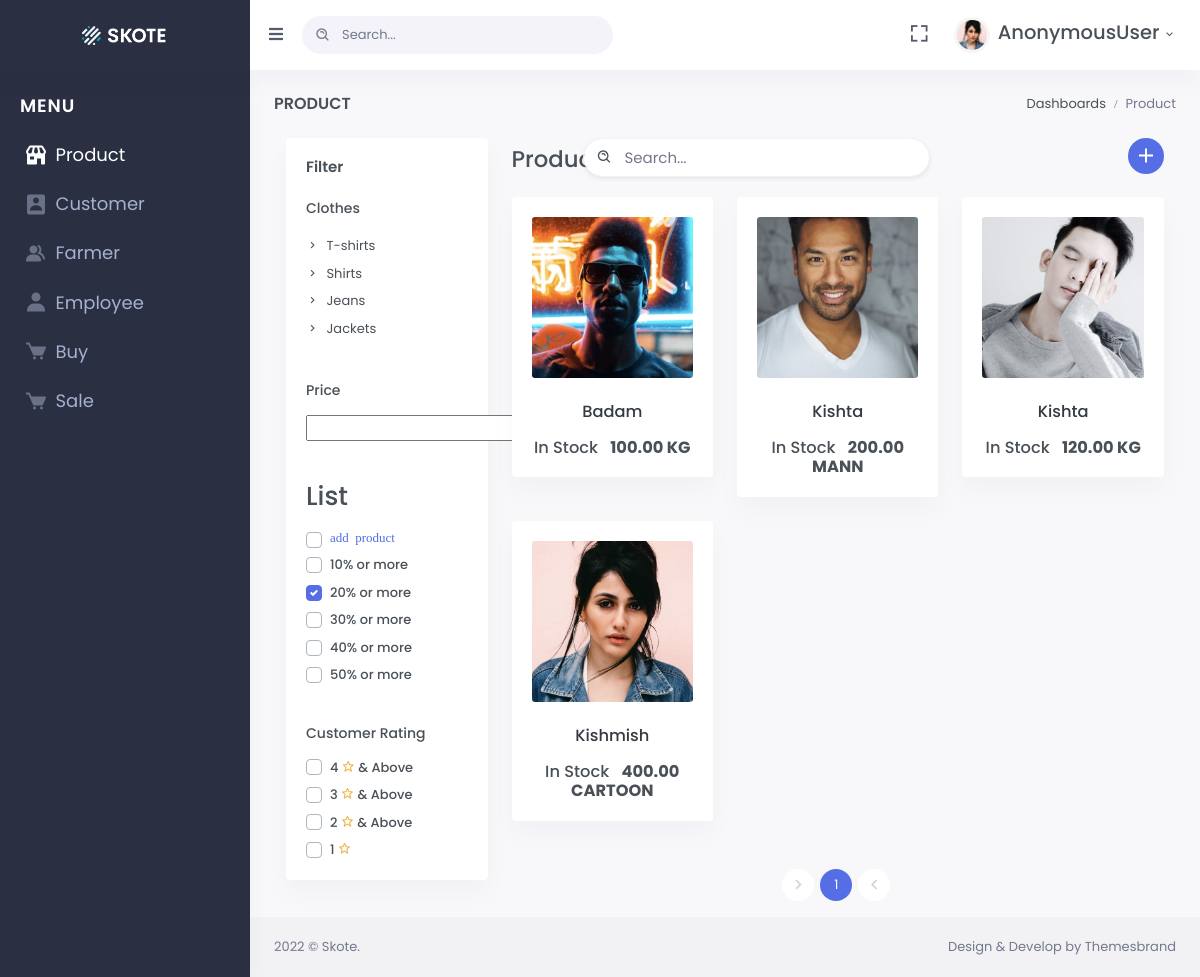
The app's page /1/, older data.
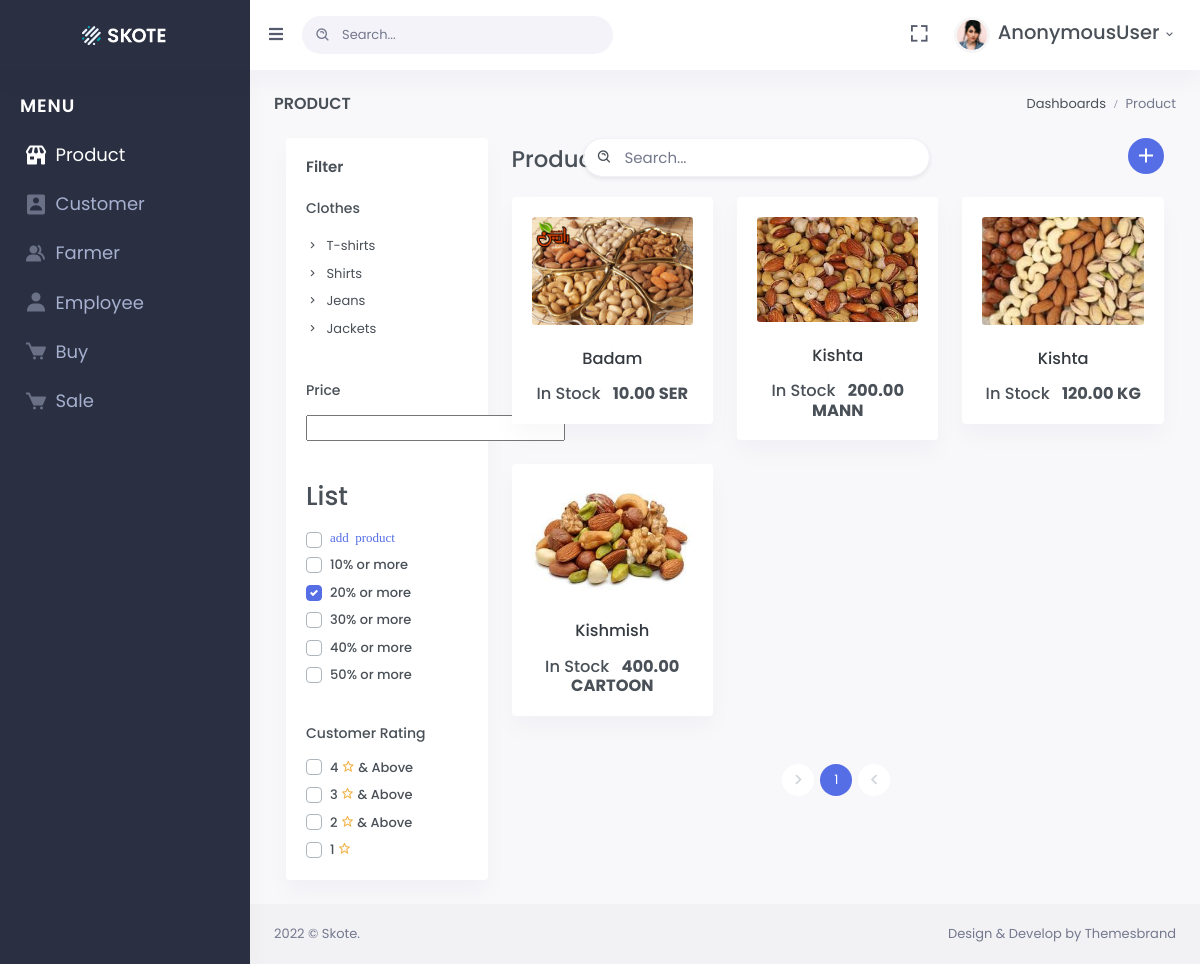
The same page, newer data.
### products/models.py (models this page shows, shortened)
class Product(models.Model):
    QUALITIES =(
        ('sort1','sort1'),
        ('sort2', 'sort2'),
        ('sort3','sort3'),
    )
    QUALITIES1 = (
        ('sortA', 'sortA'),
        ('sortB', 'sortB'),
    )
    UNITE = (
        ('KG','KG'),
        ('SER', 'SER'),
        ('MANN','MANN'),
        ('CARTOON', 'CARTOON'),
    )
    product_name_en = models.CharField(max_length=200, verbose_name="Product Name / English")
    product_name_fa = models.CharField(max_length=200, verbose_name="Product Name / Dari")
    quality = models.CharField(max_length=20, choices=QUALITIES, default= 'sort1')
    quality1 = models.CharField(max_length=20, choices=QUALITIES1, null=True, blank=True)
    quantity = models.DecimalField(default=0, decimal_places=4, max_digits=10)
    unite = models.CharField(max_length=20, choices=UNITE, default="KG")
    price = models.DecimalField(decimal_places=4, max_digits=10, default=0)
    total_price = models.DecimalField(decimal_places=4,max_digits=10,default=0)
    photo = models.ImageField(upload_to='product/images', default='product.jpg')
    store_date = models.DateField(auto_now=True)

### products/views.py (the view)
# urls.py: path("<str:page>/", views.index, name="product-list"),
def index(request, page=1):
    q = request.GET.get("query") if  request.GET.get("query") != None else ""
    products = Product.objects.filter(
        Q(product_name_en__icontains=q) | Q(product_name_fa__icontains=q) | Q(quality__icontains=q)
    )
    paginator = Paginator(products, 6)
    try:
        products = paginator.page(page)
    except EmptyPage:
        products = paginator.page(paginator.num_pages)
    context = {
        "products": products
    }
    return render(request, "products/product_list.html", context)

### products/templates/products/product_list.html (shortened to what this page needs)
{% extends 'base.html' %}
{% load static %}
{% block page_title %}
    Product
{% endblock page_title %}
{% block breadcrumb %}
<ol class="breadcrumb m-0">
    <li class="breadcrumb-item"><a href="javascript: void(0);">Dashboards</a></li>
    <li class="breadcrumb-item active">Product</li>
</ol>{% endblock breadcrumb %}
{% block content %}
                    <div class="container-fluid">
                        <div class="row">
                            <div class="col-lg-3">
                                <div class="card">
                                    <div class="card-body">
                                        <h4 class="card-title mb-4">Filter</h4>
                                        <div>
                                            <h5 class="font-size-14 mb-3">Clothes</h5>
                                            <ul class="list-unstyled product-list">
                                                <li><a href="#"><i class="mdi mdi-chevron-right mr-1"></i> T-shirts</a></li>
                                                <li><a href="#"><i class="mdi mdi-chevron-right mr-1"></i> Shirts</a></li>
                                                <li><a href="#"><i class="mdi mdi-chevron-right mr-1"></i> Jeans</a></li>
                                                <li><a href="#"><i class="mdi mdi-chevron-right mr-1"></i> Jackets</a></li>
                                            </ul>
                                        </div>
                                        <div class="mt-4 pt-3">
                                            <h5 class="font-size-14 mb-3">Price</h5>
                                            <input type="text" id="pricerange">
                                        </div>
                                        <div class="mt-4 pt-3">
                                            <h2 class="font-size-30 mb-3">List</h2>
                                            <div class="custom-control custom-checkbox mt-2">
                                                <a class="bx bxs-plus" id="productdiscountCheck1">
                                                <label class="custom-control-label" for="productdiscountCheck1">add product</label></a>
                                            </div>
                                            <div class="custom-control custom-checkbox mt-2">
                                                <label class="custom-control-label" for="productdiscountCheck2">10% or more</label>
                                            </div>
                                            <div class="custom-control custom-checkbox mt-2">
                                                <label class="custom-control-label" for="productdiscountCheck3">20% or more</label>
                                            </div>
                                            <div class="custom-control custom-checkbox mt-2">
                                                <label class="custom-control-label" for="productdiscountCheck4">30% or more</label>
                                            </div>
                                            <div class="custom-control custom-checkbox mt-2">
                                                <label class="custom-control-label" for="productdiscountCheck5">40% or more</label>
                                            </div>
                                            <div class="custom-control custom-checkbox mt-2">
                                                <label class="custom-control-label" for="productdiscountCheck6">50% or more</label>
                                            </div>
                                        </div>
                                        <div class="mt-4 pt-3">
                                            <h5 class="font-size-14 mb-3">Customer Rating</h5>
                                            <div>
                                                <div class="custom-control custom-checkbox mt-2">
                                                    <label class="custom-control-label" for="productratingCheck1">4 <i class="bx bx-star text-warning"></i>  & Above</label>
                                                </div>
                                                <div class="custom-control custom-checkbox mt-2">
                                                    <label class="custom-control-label" for="productratingCheck2">3 <i class="bx bx-star text-warning"></i>  & Above</label>
                                                </div>
                                                <div class="custom-control custom-checkbox mt-2">
                                                    <label class="custom-control-label" for="productratingCheck3">2 <i class="bx bx-star text-warning"></i>  & Above</label>
                                                </div>
                                                <div class="custom-control custom-checkbox mt-2">
                                                    <label class="custom-control-label" for="productratingCheck4">1 <i class="bx bx-star text-warning"></i></label>
                                                </div>
                                            </div>
                                        </div>
                                    </div>
                                </div>
                            </div>
                            <div class="col-lg-9">
                                <div class="row mb-3">
                                    <div class="col-xl-4 col-sm-6">
                                        <div class="mt-2">
                                            <h3>Products</h3>
                                        </div>
                                    </div>
                                    <div class="col-lg-8 col-sm-6">
                                        <div class="row">
                                            <div class="col-lg-6 float-left">
                                                <form class="mt-4 mt-sm-0 float-sm-right form-inline" action="{% url 'product-list' 1 %}" method="GET">
                                                    <div class="search-box mr-2">
                                                        <div class="position-relative">
                                                            <input type="text" name="query" class="form-control border shadow-sm font-size-15" placeholder="Search...">
                                                            <i class="bx bx-search-alt search-icon"></i>
                                                        </div>
                                                    </div>
                                                </form>
                                            </div>
                                            <div class="col-lg-6">
                                                <ul class="nav nav-pills product-view-nav float-right">
                                                    <li class="nav-item">
                                                        <a class="nav-link active" href="{% url 'product-create' %}"><i class="bx bx-plus font-size-24 align-middle"></i></a>
                                                    </li>
                                                </ul>
                                            </div>
                                        </div>
                                    </div>
                                </div>
                                <div class="row">
                                    {% for product in products %}
                                    <div class="col-xl-4 col-sm-6">
                                        <div class="card">
                                            <div class="card-body">
                                                <div class="product-img position-relative">
                                                    <div class="avatar-sm product-ribbon">
                                                    </div>
                                                    <img src="{{product.photo.url}}" alt="" class="img-fluid mx-auto rounded-sm d-block" style="width: 100%;">
                                                </div>
                                                <div class="mt-4 text-center">
                                                    <h5 class="mb-3 text-truncate"><a href="#" class="text-dark">{{product.product_name_en.title}}</a></h5>
                                                    <h5 class="my-0"><span class=" mr-2">In Stock</span> <b>{{product.quantity|floatformat:"2"}} {{product.unite}}</b></h5>
                                                </div>
                                            </div>
                                        </div>
                                    </div>
                                    {% endfor  %}
                                </div>
                                <div class="row">
                                    <div class="col-lg-12">
                                        <ul class="pagination pagination-rounded justify-content-center mt-4">
                                            {% if products.has_next %}
                                            <li class="page-item">
                                                <a href="{% url 'product-list' products.next_page_number %}" class="page-link align-middle"><i class="mdi mdi-chevron-right font-size-20"></i></a>
                                            </li>
                                            {% else %}
                                            <li class="page-item disabled">
                                                <a href="" class="page-link align-middle"><i class="mdi mdi-chevron-right font-size-20"></i></a>
                                            </li>
                                            {% endif %}
                                            {% for i in products.paginator.page_range %}
                                                {% if products.number == i %}
                                                <li class="page-item active">
                                                    <a href="" class="page-link">{{i}}</a>
                                                </li>
                                                {% else %}
                                                <li class="page-item">
                                                    <a href="{% url 'product-list' i %}" class="page-link">{{i}}</a>
                                                </li>
                                                {% endif %}
                                            {% endfor %}
                                           {% if products.has_previous %}
                                           <li class="page-item">
                                            <a href="{% url 'product-list' products.previous_page_number %}" class="page-link"><i class="mdi mdi-chevron-left font-size-20"></i></a>
                                            </li>
                                            {% else %}
                                            <li class="page-item disabled">
                                                <a href="" class="page-link"><i class="mdi mdi-chevron-left font-size-20"></i></a>
                                                </li>
                                           {% endif %}
                                        </ul>
                                    </div>
                                </div>
                            </div>
                        </div>
                    </div>
{% endblock content %}

Row changes from the older to the newer data that the page shows:
changed Product "Badam": photo: a different picture; quantity "100.00" → "10.00"; unite "KG" → "SER"
changed Product "MANN": photo: a different picture
changed Product "KG": photo: a different picture
changed Product "Kishmish": photo: a different picture
